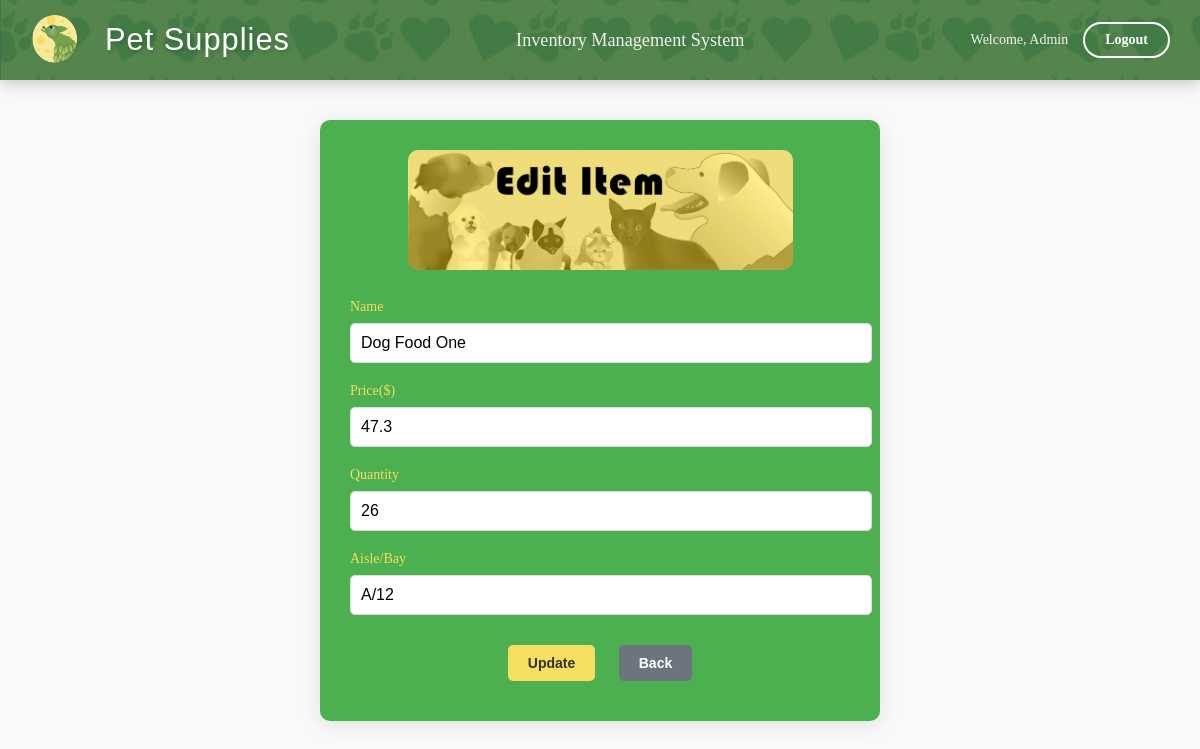
The app's page /edit-supply/Dog Food One/ (signed in), older data.
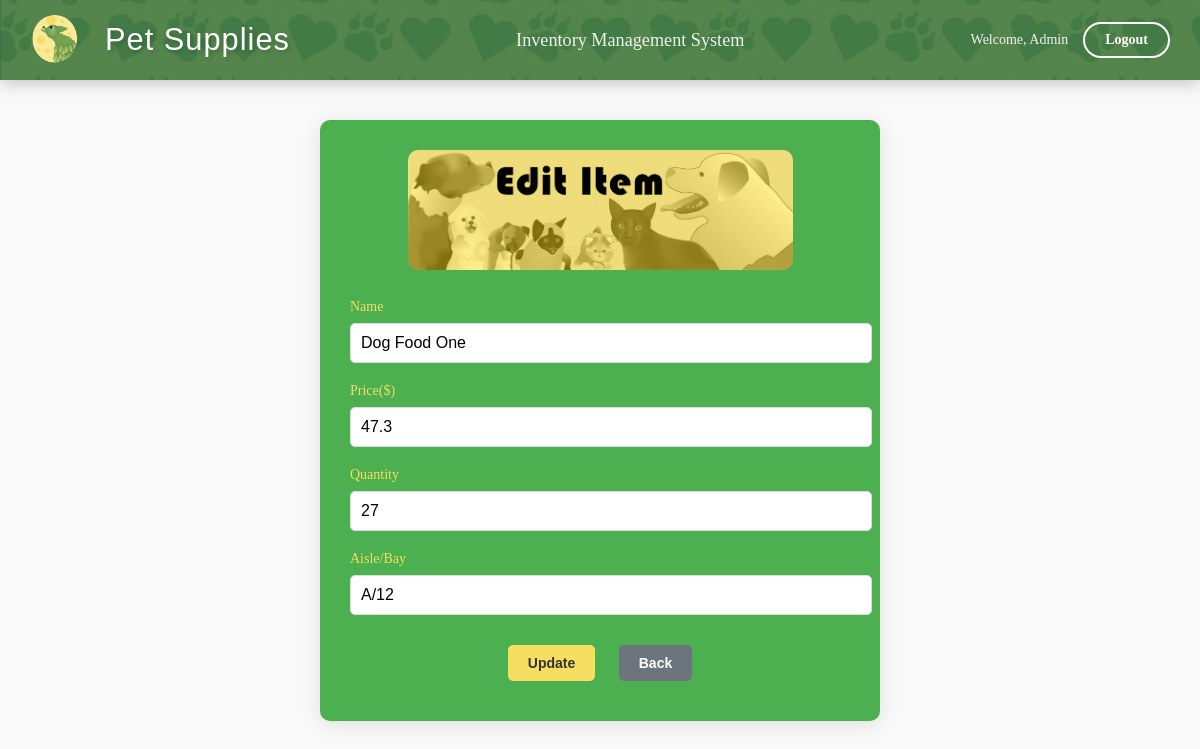
The same page, newer data.
### inventory/models.py (models this page shows, shortened)
class Supply(models.Model):
    name = models.CharField(max_length=255, primary_key=True)
    price = models.FloatField()
    quantity = models.IntegerField()
    location = models.CharField(max_length=255)
    reorder_point = models.PositiveIntegerField(default=5)
    deleted = models.BooleanField(default=False)

### inventory/views.py (the view)
# urls.py: path('edit-supply/<str:supply_name>/', views.edit_supply, name='edit_supply'),
@login_required
def edit_supply(request, supply_name):
    supply = get_object_or_404(Supply, name=supply_name)
    if request.method == 'POST':
        form = SupplyForm(request.POST, instance=supply)
        if form.is_valid():
            old_data = f'{supply.name}, {supply.price}, {supply.quantity}, {supply.location}'
            supply = form.save()
            new_data = f'{supply.name}, {supply.price}, {supply.quantity}, {supply.location}'
            AuditLog.objects.create(
                user=request.user,
                action='UPDATE',
                supply=supply,
                changes=f'From {old_data} to {new_data}'
            )
            messages.success(request, 'Supply updated successfully!')
    else:
        form = SupplyForm(instance=supply)
    return render(request, 'inventory/edit_supply.html', {'form': form})

### inventory/forms.py
class SupplyForm(forms.ModelForm):
    class Meta:
        model = Supply
        fields = ['name', 'price', 'quantity', 'location']
        labels = {
            'name': 'Name',
            'price': 'Price($)',
            'quantity': 'Quantity',
            'location': 'Aisle/Bay',
        }
        widgets = {
            'location': forms.TextInput(attrs={'placeholder': 'A/12'}),
        }
    def __init__(self, *args, **kwargs):
        super(SupplyForm, self).__init__(*args, **kwargs)
        self.fields['location'].validators.append(aisle_bay_validator)

### inventory/templates/inventory/edit_supply.html (shortened to what this page needs)
{% extends 'inventory/base.html' %}
{% load static %}
{% block content %}
<div class="form-container">
    <div class="login-form">
        <center>
            <img src="{% static 'icons/BannerYE.jpg' %}" alt="edit_banner" class="login-image">
        </center>
        <form method="POST">
            {% for field in form %}
            <div class="form-group">
                <label for="{{ field.id_for_label }}">{{ field.label }}</label>
                {{ field }}
            </div>
            {% endfor %}
            <center>
                <button type="submit">Update</button>
                <a href="{% url 'index' %}">
                    <button type="button" class="back-button">Back</button>
                </a>
            </center>
        </form>
    </div>
</div>
{% endblock %}

Row changes from the older to the newer data that the page shows:
changed Supply "Dog Food One": quantity "26" → "27"
